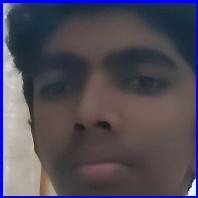
#> input picture dataset/User.1.1.jpg, 198 x 198 px; its folder holds 4 pictures in this run
$ python classifier.py
#> lines starting #> are read from the running program, lines starting #| are printed output that depends on the picture
import numpy as np
from PIL import Image
import cv2
import os

def train_classifier(datadir):
#> called with datadir = 'dataset'
    path = [os.path.join(datadir, f) for f in os.listdir(datadir)]
    faces = []
    ids = []
    for image in path:
        img = Image.open(image).convert('L')
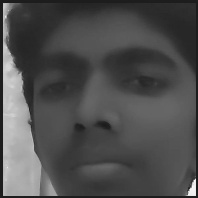
#> img: PIL image 198x198 L; min 25, max 250, mean 78.2
        img_numpy = np.array(img, 'uint8')
        id = int(os.path.split(image)[1].split('.')[1])
        faces.append(img_numpy)
        ids.append(id)
#> pass 2 of the loop in train_classifier, `for image in path:`:
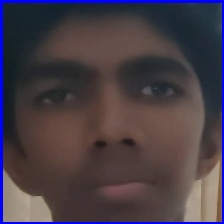
#> input picture dataset/User.1.103.jpg, 224 x 224 px
#> in train_classifier, `img = Image.open(image).convert('L')`:
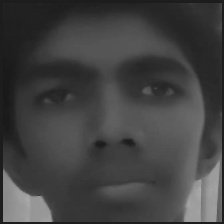
#> img: PIL image 224x224 L; min 23, max 170, mean 65.6
#> pass 3 of the loop in train_classifier, `for image in path:`:
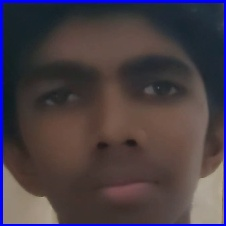
#> input picture dataset/User.1.105.jpg, 226 x 226 px
#> in train_classifier, `img = Image.open(image).convert('L')`:
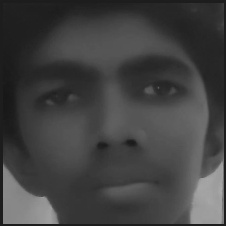
#> img: PIL image 226x226 L; min 23, max 171, mean 65.4
#> the loop made 4 passes; the first 3 are shown
    ids = np.array(ids)
    clf = cv2.face.LBPHFaceRecognizer_create()
    clf.train(faces, ids)
    clf.write('classifier.yml')

train_classifier('dataset')
